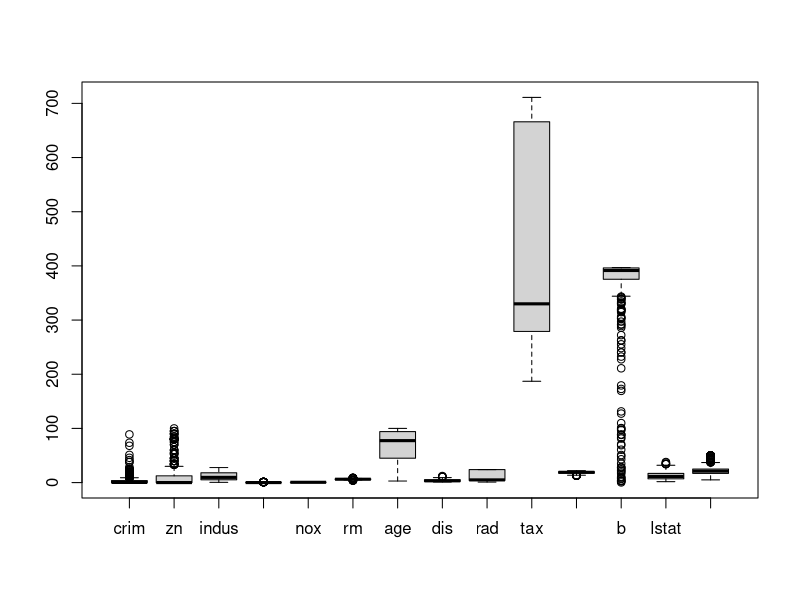
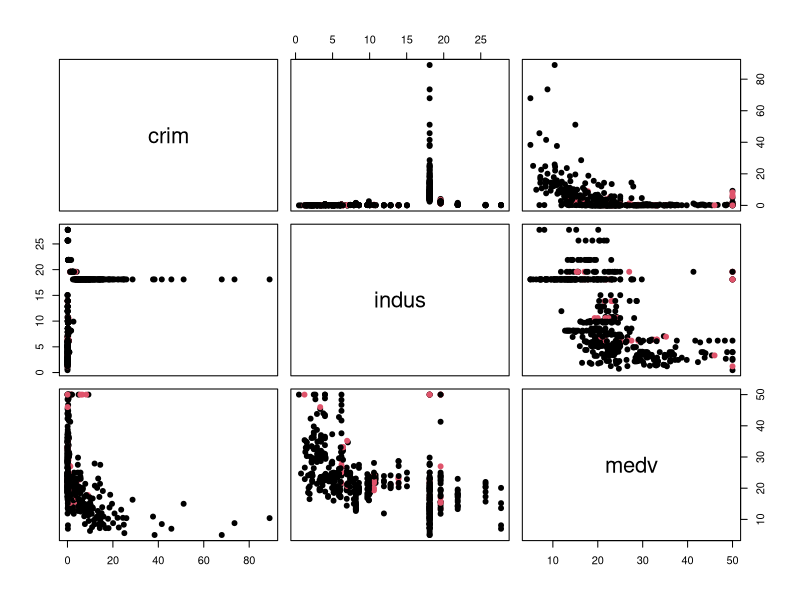
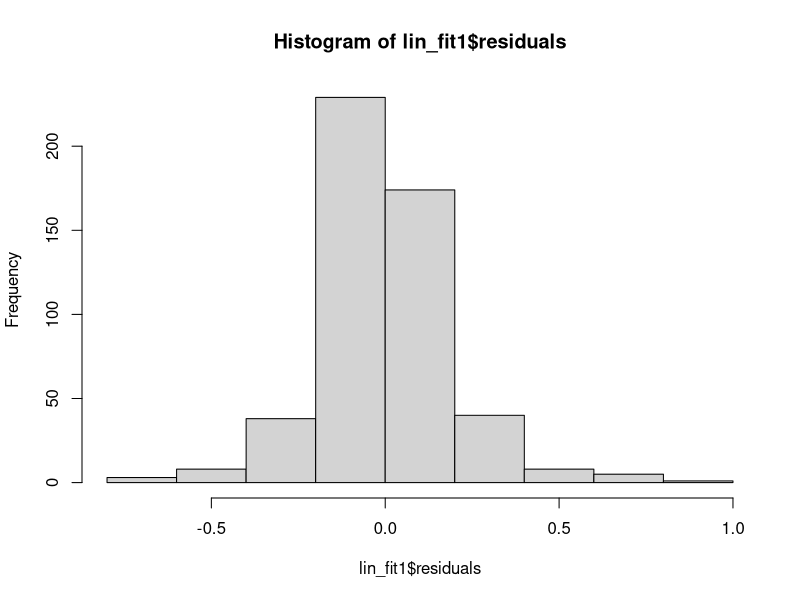
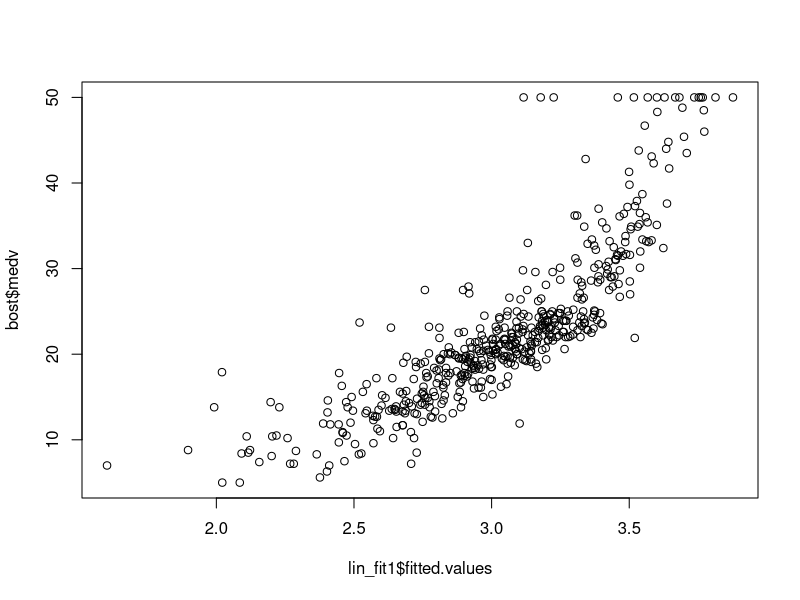
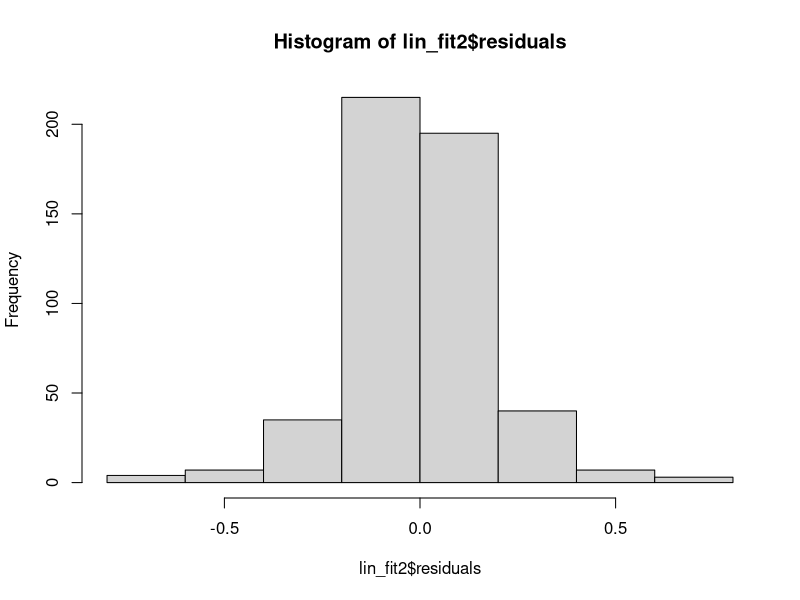
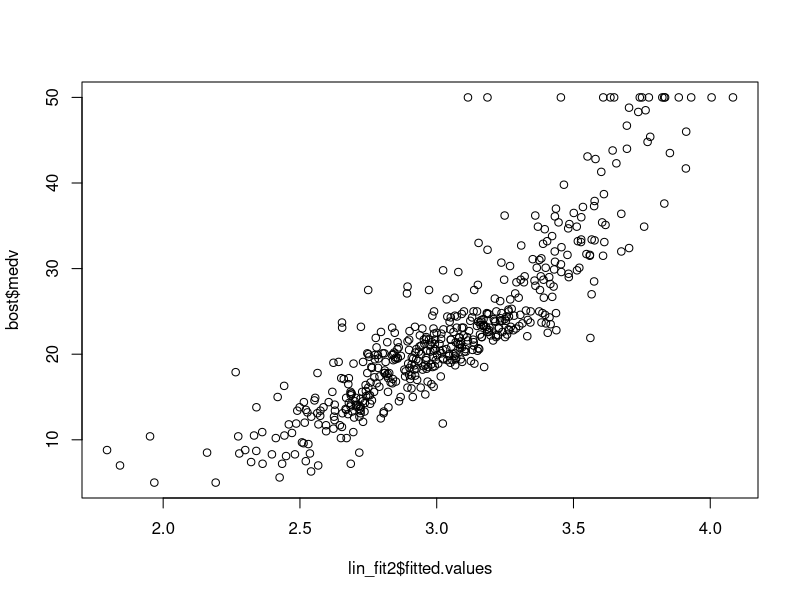
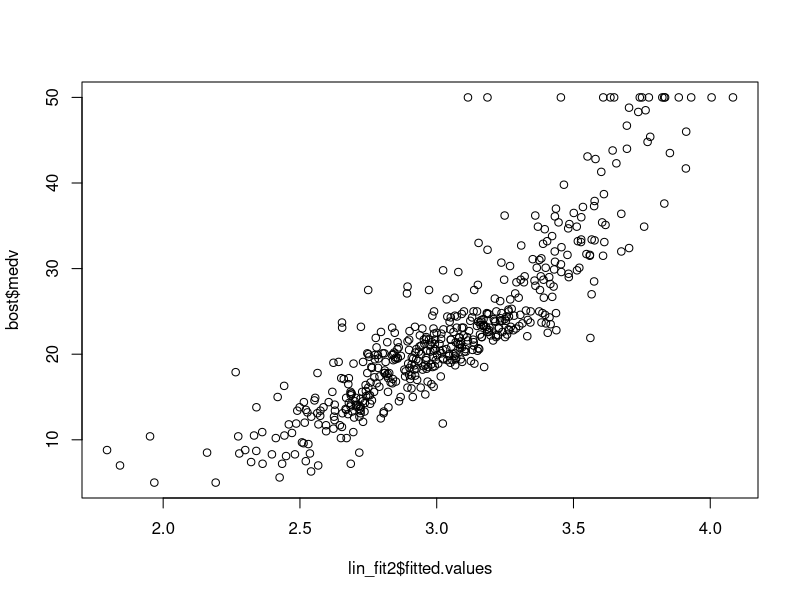

Source code (R) for these figures, in order:
?read.table
help(read.table)

bost <- read.table("BostonHousing.txt", header = TRUE)
View(bost)

cancer <- read.table("breast-cancer-wiconsin.txt", header = TRUE)
View(cancer)

cardia <- read.table("CARDIA.dat", header = TRUE)
View(cardia)

summary(bost)
boxplot(bost)
plot(bost[, c("crim", "indus", "medv")], col = 1 + bost$chas, pch = 19)

lin_fit1 <- lm(log(medv) ~ .,
              data = bost)
hist(lin_fit1$residuals)
plot(lin_fit1$fitted.values, bost$medv)
MSE1 <- mean(lin_fit1$residuals^2)


lin_fit2 <- lm(log(medv) ~ chas + crim + zn + indus + 
               I(nox^2) + I(rm^2) + age + log(dis) + 
               log(rad) + tax + ptratio + b + log(lstat),
              data = bost)

hist(lin_fit2$residuals)
plot(lin_fit2$fitted.values, bost$medv)
MSE1 <- mean(lin_fit2$residuals^2)
plot(lin_fit2$fitted.values, bost$medv)
